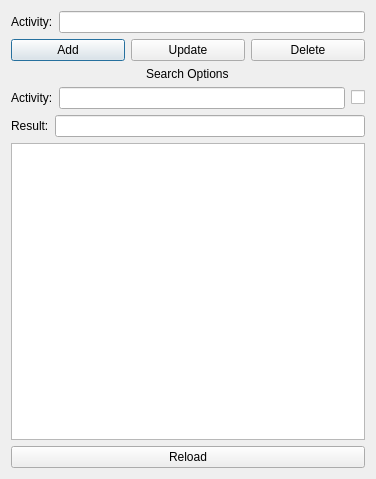
<?xml version="1.0" encoding="UTF-8"?>
<ui version="4.0">
 <class>ActivitiesDialog</class>
 <widget class="QDialog" name="ActivitiesDialog">
  <property name="geometry">
   <rect>
    <x>0</x>
    <y>0</y>
    <width>376</width>
    <height>479</height>
   </rect>
  </property>
  <property name="windowTitle">
   <string>Activities</string>
  </property>
  <property name="windowIcon">
   <iconset>
    <normaloff>../UI/KDD Icon.png</normaloff>../UI/KDD Icon.png</iconset>
  </property>
  <layout class="QGridLayout" name="gridLayout">
   <item row="0" column="0">
    <layout class="QVBoxLayout" name="MainLayout" stretch="0,0,3,0">
     <item>
      <layout class="QHBoxLayout" name="ActivityLayout">
       <item>
        <widget class="QLabel" name="ActivityLabel">
         <property name="text">
          <string>Activity:</string>
         </property>
         <property name="textFormat">
          <enum>Qt::PlainText</enum>
         </property>
         <property name="wordWrap">
          <bool>false</bool>
         </property>
        </widget>
       </item>
       <item>
        <widget class="QLineEdit" name="ActivityText"/>
       </item>
      </layout>
     </item>
     <item>
      <layout class="QVBoxLayout" name="OutputLayout">
       <item>
        <layout class="QHBoxLayout" name="ModificationLayout">
         <item>
          <widget class="QPushButton" name="AddButton">
           <property name="text">
            <string>Add</string>
           </property>
          </widget>
         </item>
         <item>
          <widget class="QPushButton" name="UpdateButton">
           <property name="text">
            <string>Update</string>
           </property>
          </widget>
         </item>
         <item>
          <widget class="QPushButton" name="DeleteButton">
           <property name="text">
            <string>Delete</string>
           </property>
          </widget>
         </item>
        </layout>
       </item>
       <item>
        <layout class="QVBoxLayout" name="SearchSection">
         <item alignment="Qt::AlignHCenter">
          <widget class="QLabel" name="SearchSectionLabel">
           <property name="text">
            <string>Search Options</string>
           </property>
          </widget>
         </item>
         <item>
          <layout class="QHBoxLayout" name="SearchLayout">
           <item>
            <widget class="QLabel" name="SearchLabel">
             <property name="text">
              <string>Activity:</string>
             </property>
            </widget>
           </item>
           <item>
            <widget class="QLineEdit" name="SearchText"/>
           </item>
           <item>
            <widget class="QCheckBox" name="EnableSearch">
             <property name="text">
              <string/>
             </property>
            </widget>
           </item>
          </layout>
         </item>
        </layout>
       </item>
       <item>
        <layout class="QHBoxLayout" name="ResultLayout">
         <item>
          <widget class="QLabel" name="OutputLabel">
           <property name="text">
            <string>Result:</string>
           </property>
          </widget>
         </item>
         <item>
          <widget class="QLineEdit" name="OutputText">
           <property name="readOnly">
            <bool>true</bool>
           </property>
          </widget>
         </item>
        </layout>
       </item>
      </layout>
     </item>
     <item>
      <widget class="QTableView" name="ActivityTable">
       <property name="wordWrap">
        <bool>true</bool>
       </property>
      </widget>
     </item>
     <item>
      <widget class="QPushButton" name="Reload">
       <property name="text">
        <string>Reload</string>
       </property>
      </widget>
     </item>
    </layout>
   </item>
  </layout>
 </widget>
 <tabstops>
  <tabstop>AddButton</tabstop>
  <tabstop>UpdateButton</tabstop>
  <tabstop>DeleteButton</tabstop>
  <tabstop>OutputText</tabstop>
  <tabstop>ActivityTable</tabstop>
 </tabstops>
 <resources/>
 <connections/>
</ui>
